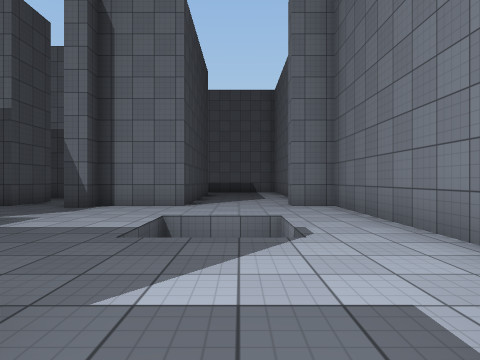
view 1 (above)

18 first-person views from a walk through a 3-D level made in the Unity game engine. The camera is 1.2 m above the floor, looks level and sees 75° across. The floor is counted in squares, 2 m on a side. Each view is taken from the middle of a square. On the plan, view 1 faces up. The plan holds only what a view shows up to about 9 squares ahead; the rest is blank. The place goes on beyond the plan. The player character is not drawn. Surface patterns are stand-ins for the level's own textures.

view 2
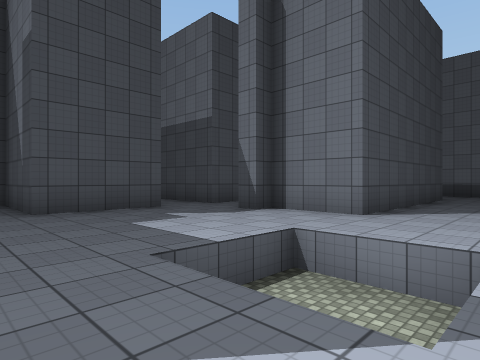

view 3
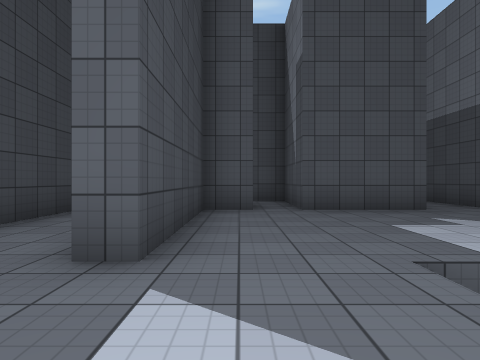

view 4
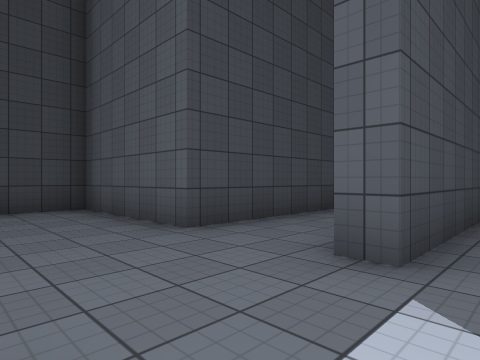

view 5
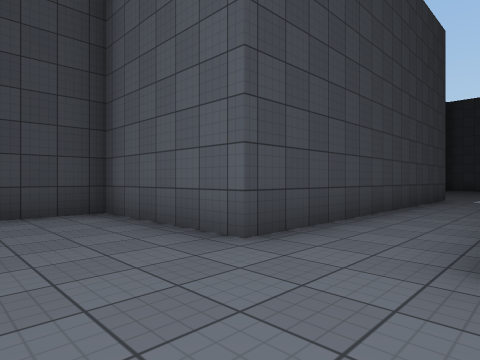

view 6
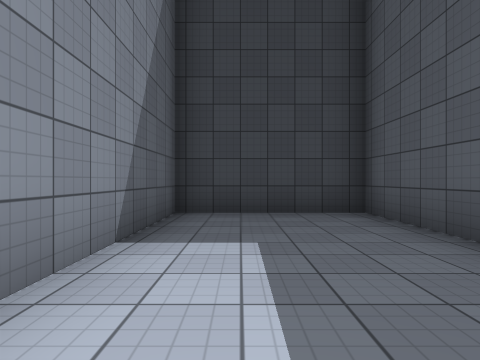

view 7
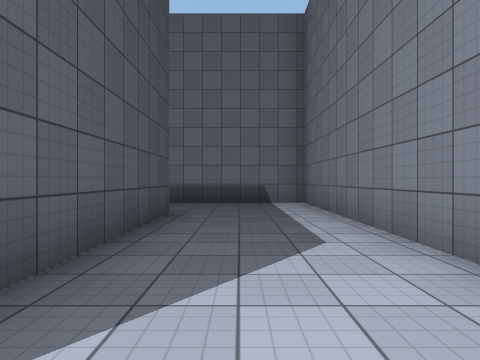

view 8
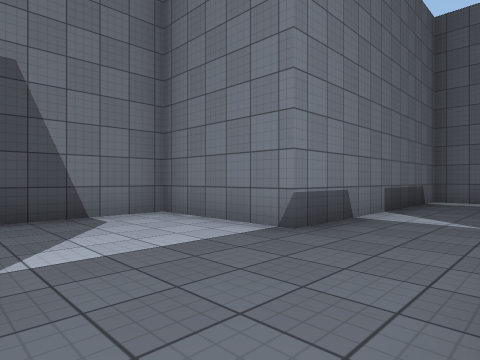

view 9
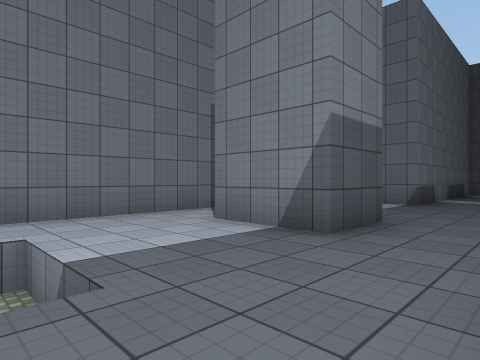

view 10
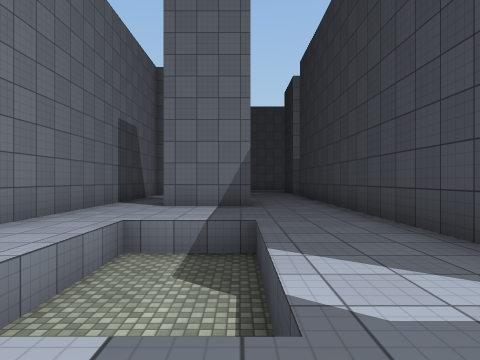

view 11
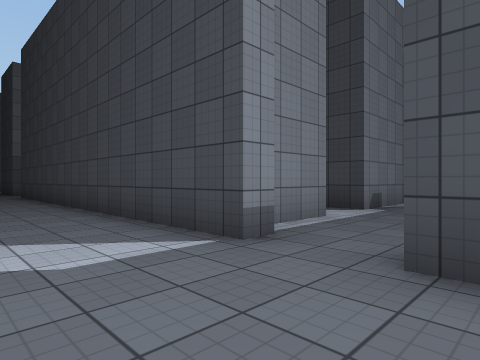

view 12
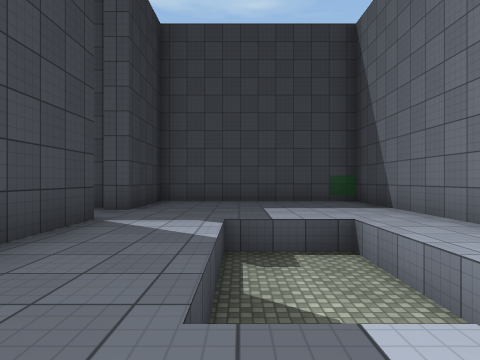

view 13
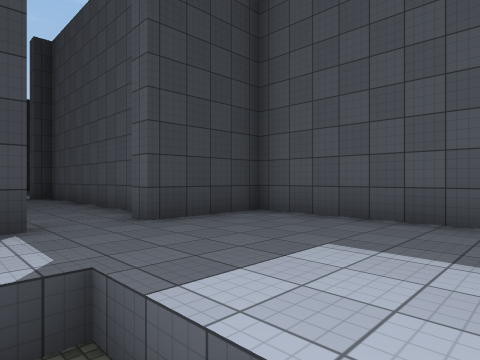

view 14
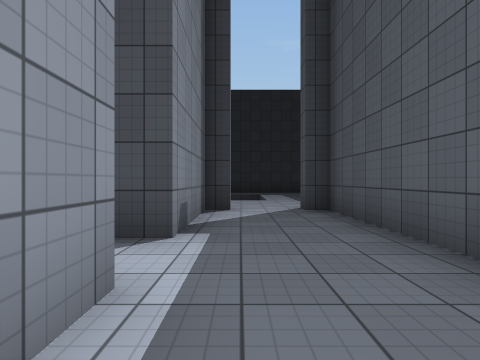

view 15
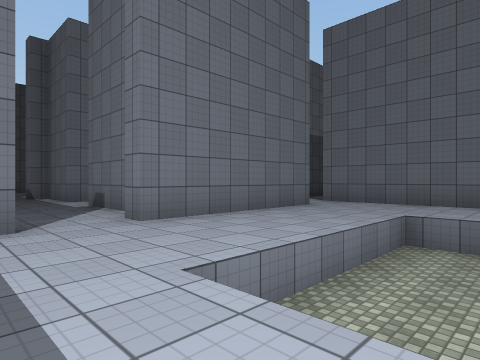

view 16
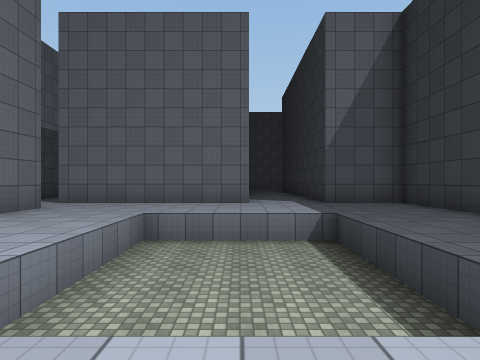

view 17
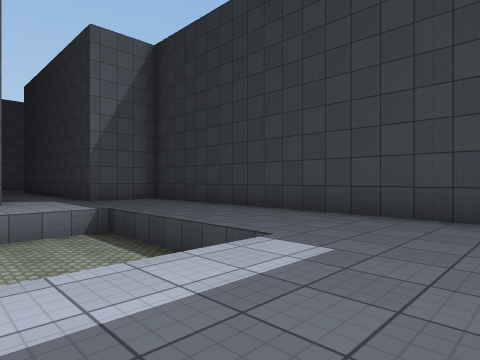

view 18
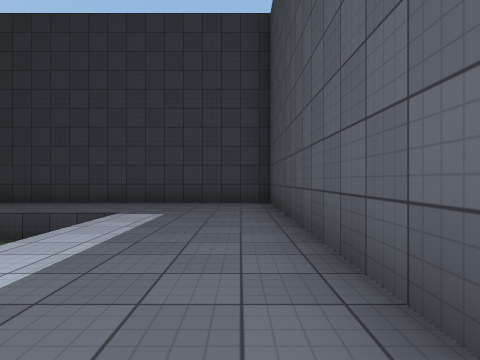

### Floor plan
Key: @ floor where view 1 was taken; # wall or solid block; . floor; = window, fence, low wall or low ledge; ^ raised ledge; v drop or lower ground.
Columns run from 20 left of view 1 to 3 right of it. Each row starts with its distance up from view 1.
 19  ################
 18 #=..............#
 17 #...............#
 16 #....vvv...^....#######
 15 #....vvv...#..........#
 14 #.....................#
 13 #................  ...#
 12 ###..#^^^^^^^     ^...#
 11   #..#            ^...#
 10   #...            ^...#
  9   #...            ^...#
  8   #..#^     ^^^.  ^...##
  7   #..#       ....#.....#
  6   #..#^^^ ..  .........#
  5  ..........^  ^....vv..#
  4 #..........^ ^^....vv..#
  3 #..........^^..........#
  2 #...vvvv...^^.#........
  1 #...vvvv...#  #####...
  0 #...vvvv............@..
 -1 #......................#
 -2 #..........########....#
 -3 #..........#      #....#
 -4 ############      #....#
 -5                   ######

Positions as (right, up) in squares from view 1, and headings:
1: (0, 0), facing up
2: (1, 2), facing up-left
3: (1, 2), facing left
4: (1, 2), facing down-left
5: (1, 1), facing down-left
6: (1, 1), facing down
7: (0, 7), facing up
8: (-8, 13), facing up-right
9: (-13, 13), facing up-right
10: (-17, 15), facing right
11: (-18, 15), facing down-right
12: (-11, 15), facing left
13: (-15, 17), facing down-left
14: (-16, 12), facing down
15: (-18, 1), facing up-right
16: (-18, 1), facing right
17: (-19, 2), facing down-right
18: (-19, 5), facing down
